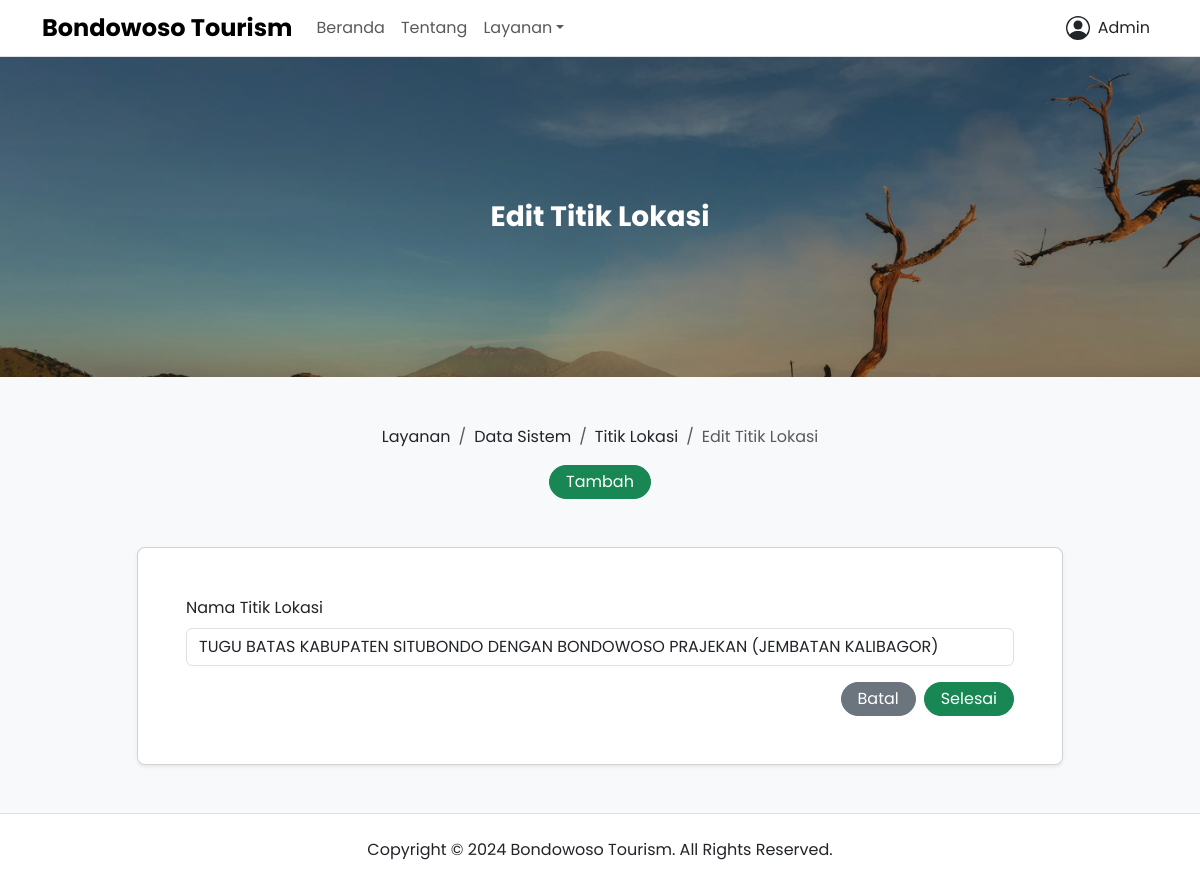
Before: /layanan/titik-lokasi/2/edit (signed in) with the older database file.
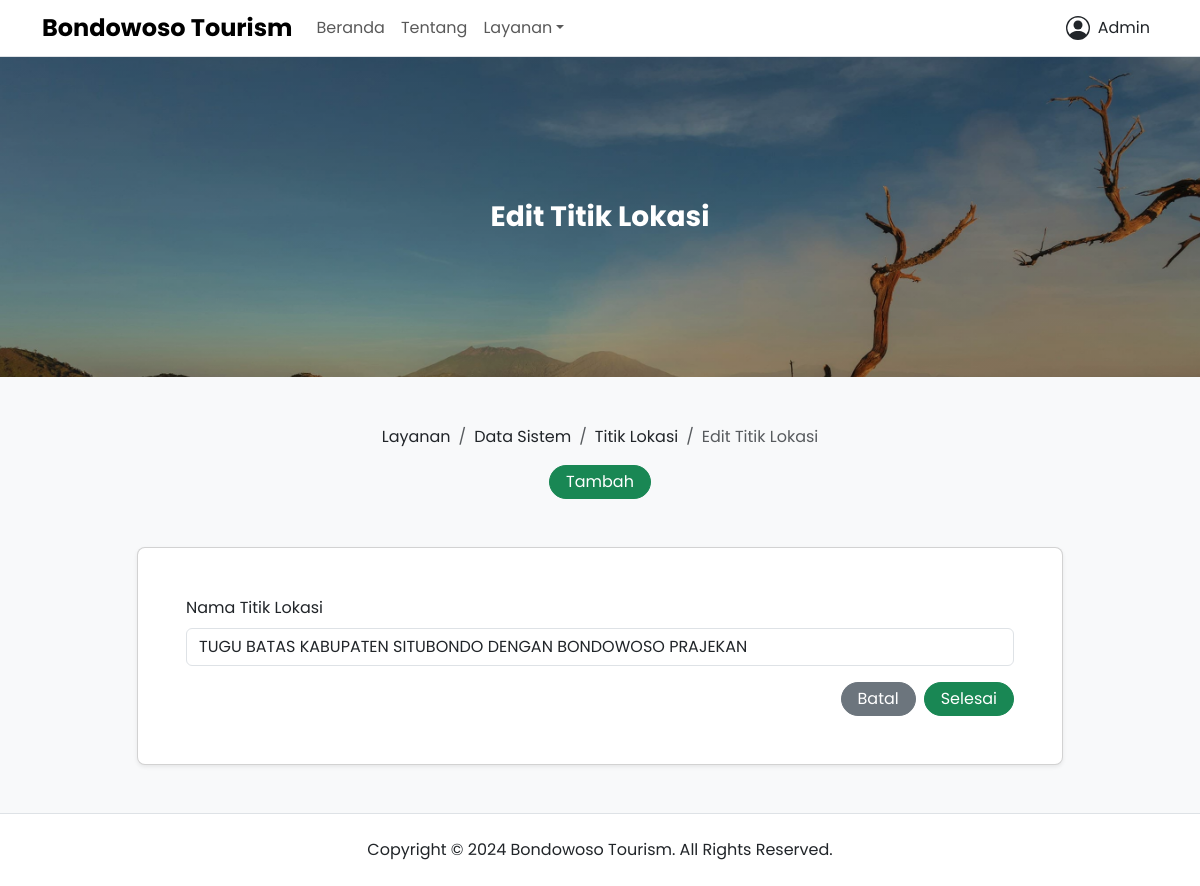
After: the same page with the newer database file.
### app/models.py (models this page shows, shortened)
class LocationPoint(db.Model):
  __tablename__ = "location_point"
  id = db.Column(db.Integer, primary_key=True)
  name = db.Column(db.String(128), nullable=False)
  posted_date = db.Column(db.DateTime, nullable=False, default=datetime.now)
  updated_date = db.Column(db.DateTime, onupdate=datetime.now, default=datetime.now)
  user_id = db.Column(db.Integer, db.ForeignKey("user.id"), nullable=False)

### app/views/public.py (the view)
@public_app.route("/layanan/titik-lokasi/<id>/edit", methods=["GET", "POST"])
@login_required
def update_location_point(id):
  check_admin()
  data = LocationPoint.query.filter_by(id=id).first_or_404()
  form = LocationPointForm()
  if form.validate_on_submit():
    data.name = form.name.data
    data.user = current_user
    db.session.commit()
    flash("Data telah berhasil diperbarui!", "success")
    return redirect(url_for("public_app.location_point"))
  elif request.method == "GET":
    form.name.data = data.name
  return render_template("public/services/system_data/location-point_form.html", title="Edit Titik Lokasi - Bondowoso Tourism", form=form, operation="Edit")

### app/forms.py
class LocationPointForm(FlaskForm):
  name = StringField("Nama Titik Lokasi", validators=[DataRequired(), Length(max=128)])
  submit = SubmitField("Selesai")

### app/models.py (called while the page is built)
@login_manager.user_loader
def load_user(user_id):
  return User.query.get(int(user_id))

### app/utils.py (called while the page is built)
def check_admin():
  if not current_user.role == "admin":
    abort(403)

### app/templates/public/services/system_data/location-point_form.html (shortened to what this page needs)
{% extends 'components/public/base.html' %} {% set active_page = 'system_data' %} {% block content %}
<div class="banner d-flex bg-hero h-20rem">
  <div class="container my-auto">
    <div class="row justify-content-center align-items-center">
      <div class="col-lg-10">
        <div class="text-white text-center">
          <h2 class="fw-bold fs-3 title-clamp-2 mb-0">{{ operation }} Titik Lokasi</h2>
        </div>
      </div>
    </div>
  </div>
</div>
<div class="page-wrapper bg-body-tertiary">
  <div class="container">
    <div class="row justify-content-center align-items-center pt-5">
      <div class="col-lg-10">
        <div class="d-flex flex-column row-gap-3">
          <nav aria-label="breadcrumb">
            <ol class="breadcrumb justify-content-center align-items-center mb-0">
              <li class="breadcrumb-item"><a class="link-dark link-offset-2 link-underline-opacity-0 link-underline-opacity-100-hover" href="{{ url_for('public_app.services') }}">Layanan</a></li>
              <li class="breadcrumb-item"><a class="link-dark link-offset-2 link-underline-opacity-0 link-underline-opacity-100-hover" href="{{ url_for('public_app.system_data') }}">Data Sistem</a></li>
              <li class="breadcrumb-item"><a class="link-dark link-offset-2 link-underline-opacity-0 link-underline-opacity-100-hover" href="{{ url_for('public_app.location_point') }}">Titik Lokasi</a></li>
              <li class="breadcrumb-item active" aria-current="page">{{ operation }} Titik Lokasi</li>
            </ol>
          </nav>
          {% if current_user.role == "admin" %}
          <div class="text-center">
            <a class="btn btn-success rounded-5 py-1 px-3" href="{{ url_for('public_app.create_location_point') }}" role="button">Tambah</a>
          </div>
          {% endif %}
        </div>
      </div>
    </div>
    <div class="row justify-content-center align-items-center py-5">
      <div class="col-lg-10">
        <div class="card shadow-sm rounded-3">
          <div class="card-body p-lg-5 py-5 px-4">
            <form method="POST">
              <div class="mb-3">
                {{ form.name.label(class="form-label") }} {% if form.name.errors %} {{ form.name(class="form-control is-invalid") }}
                <div class="invalid-feedback">
                  {% for error in form.name.errors %}
                  <span>{{ error }}</span>
                  {% endfor %}
                </div>
                {% else %} {{ form.name(class="form-control") }} {% endif %}
              </div>
              <div class="d-flex flex-row justify-content-end align-items-center column-gap-2">
                <a class="btn btn-secondary rounded-5 py-1 px-3" href="{{ url_for('public_app.location_point') }}" role="button">Batal</a>
                {{ form.submit(class="btn btn-success rounded-5 py-1 px-3") }}
              </div>
            </form>
          </div>
        </div>
      </div>
    </div>
  </div>
</div>
{% endblock %}

Changed rows visible on the page:
changed LocationPoint: name "TUGU BATAS KABUPATEN SITUBONDO DENGAN BONDOWOSO PRAJEKAN (JEMBATAN KALIBAGOR)" → "TUGU BATAS KABUPATEN SITUBONDO DENGAN BONDOWOSO PRAJEKAN"
